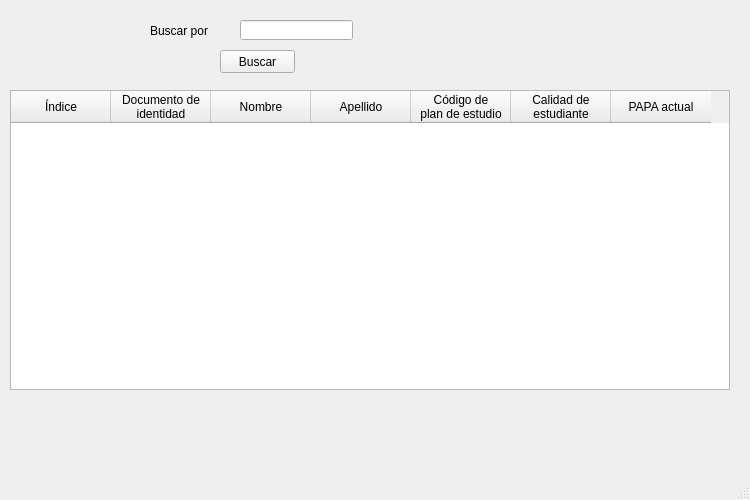
<?xml version="1.0" encoding="UTF-8"?>
<ui version="4.0">
 <class>MainWindow</class>
 <widget class="QMainWindow" name="MainWindow">
  <property name="geometry">
   <rect>
    <x>0</x>
    <y>0</y>
    <width>750</width>
    <height>500</height>
   </rect>
  </property>
  <property name="windowTitle">
   <string>MainWindow</string>
  </property>
  <widget class="QWidget" name="centralwidget">
   <widget class="QLabel" name="label">
    <property name="geometry">
     <rect>
      <x>150</x>
      <y>20</y>
      <width>71</width>
      <height>21</height>
     </rect>
    </property>
    <property name="text">
     <string>Buscar por</string>
    </property>
   </widget>
   <widget class="QLineEdit" name="lineEdit">
    <property name="geometry">
     <rect>
      <x>240</x>
      <y>20</y>
      <width>113</width>
      <height>20</height>
     </rect>
    </property>
   </widget>
   <widget class="QPushButton" name="pushButton">
    <property name="geometry">
     <rect>
      <x>220</x>
      <y>50</y>
      <width>75</width>
      <height>23</height>
     </rect>
    </property>
    <property name="text">
     <string>Buscar</string>
    </property>
   </widget>
   <widget class="QTableWidget" name="tableWidget">
    <property name="geometry">
     <rect>
      <x>10</x>
      <y>90</y>
      <width>720</width>
      <height>300</height>
     </rect>
    </property>
    <property name="editTriggers">
     <set>QAbstractItemView::NoEditTriggers</set>
    </property>
    <column>
     <property name="text">
      <string>Índice</string>
     </property>
    </column>
    <column>
     <property name="text">
      <string>Documento de 
identidad</string>
     </property>
    </column>
    <column>
     <property name="text">
      <string>Nombre</string>
     </property>
    </column>
    <column>
     <property name="text">
      <string>Apellido</string>
     </property>
    </column>
    <column>
     <property name="text">
      <string>Código de 
plan de estudio</string>
     </property>
    </column>
    <column>
     <property name="text">
      <string>Calidad de
estudiante</string>
     </property>
    </column>
    <column>
     <property name="text">
      <string>PAPA actual</string>
     </property>
    </column>
   </widget>
  </widget>
  <widget class="QMenuBar" name="menubar">
   <property name="geometry">
    <rect>
     <x>0</x>
     <y>0</y>
     <width>750</width>
     <height>21</height>
    </rect>
   </property>
  </widget>
  <widget class="QStatusBar" name="statusbar"/>
 </widget>
 <resources/>
 <connections/>
</ui>
